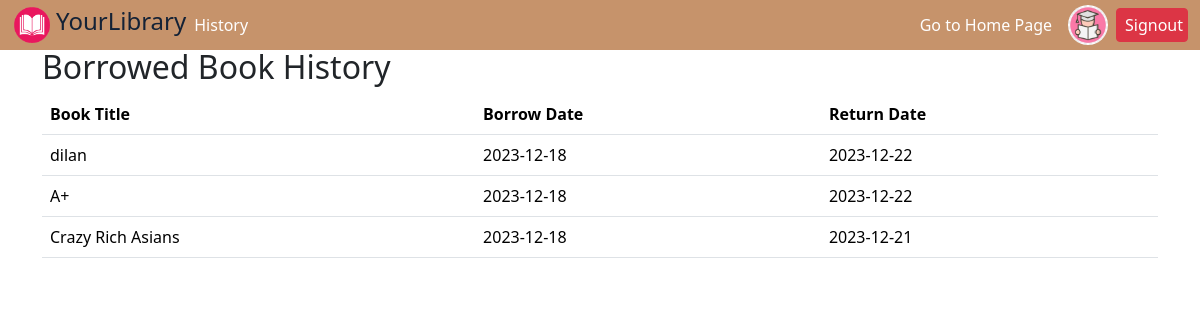
/history_borrow.php (signed in), run on the app's committed database.
### tables this page shows
CREATE TABLE `user_borrowed_books` (
  `id` int(11) NOT NULL,
  `user_id` int(11) DEFAULT NULL,
  `username` varchar(255) NOT NULL,
  `book_id` int(11) DEFAULT NULL,
  `book_title` varchar(255) NOT NULL,
  `borrow_date` date DEFAULT NULL,
  `return_date` date NOT NULL
);

### history_borrow.php (the view, shortened to what this page needs)
<?php
require "db_connect.php";
$username = $_SESSION['username'];
$sql = "SELECT * FROM user_borrowed_books WHERE username = ?";
$stmt = $mysqli->prepare($sql);
$stmt->bind_param("s", $username);
$stmt->execute();
$result = $stmt->get_result();
if ($result->num_rows > 0) {
    $borrowedBooks = $result->fetch_all(MYSQLI_ASSOC);
} else {
    $borrowedBooks = [];
}
?>
<!DOCTYPE html>
<html lang="en">
<head>
    <link href="https://cdn.jsdelivr.net/npm/bootstrap@5.3.2/dist/css/bootstrap.min.css" rel="stylesheet">
</head>
<body>
    <?php require "header.php"; ?>
    <div class="container mt-5">
        <h2 class="mt-5">Borrowed Book History</h2>
        <?php if (!empty($borrowedBooks)): ?>
            <table class="table">
                <thead>
                    <tr>
                        <th>Book Title</th>
                        <th>Borrow Date</th>
                        <th>Return Date</th>
                    </tr>
                </thead>
                <tbody>
                    <?php foreach ($borrowedBooks as $book): ?>
                        <tr>
                            <td><?php echo $book['book_title']; ?></td>
                            <td><?php echo $book['borrow_date']; ?></td>
                            <td><?php echo $book['return_date']; ?></td>
                        </tr>
                    <?php endforeach; ?>
                </tbody>
            </table>
        <?php else: ?>
            <p>No borrowed books to display.</p>
        <?php endif; ?>
    </div>
</body>
</html>

### data on the page
user_borrowed_books: book_title "dilan", borrow_date "2023-12-18", return_date "2023-12-22"
user_borrowed_books: book_title "A+", borrow_date "2023-12-18", return_date "2023-12-22"
user_borrowed_books: book_title "Crazy Rich Asians", borrow_date "2023-12-18", return_date "2023-12-21"
